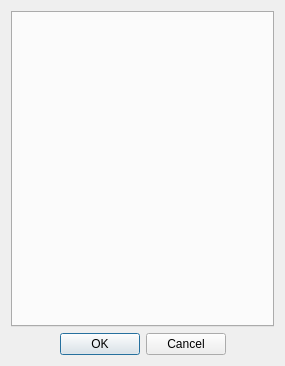
<?xml version="1.0" encoding="UTF-8"?>
<ui version="4.0">
 <class>Config</class>
 <widget class="QWidget" name="Config">
  <property name="geometry">
   <rect>
    <x>0</x>
    <y>0</y>
    <width>285</width>
    <height>366</height>
   </rect>
  </property>
  <property name="windowTitle">
   <string>Form</string>
  </property>
  <layout class="QVBoxLayout" name="verticalLayout">
   <item>
    <widget class="QTabWidget" name="tabulation">
     <property name="currentIndex">
      <number>-1</number>
     </property>
    </widget>
   </item>
   <item>
    <widget class="QDialogButtonBox" name="okOrReject">
     <property name="standardButtons">
      <set>QDialogButtonBox::Cancel|QDialogButtonBox::Ok</set>
     </property>
     <property name="centerButtons">
      <bool>true</bool>
     </property>
    </widget>
   </item>
  </layout>
 </widget>
 <resources/>
 <connections/>
</ui>
